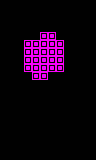

A 2D game scene composited from a Tiled map and its tileset images. What follows is a short description and the map's XML, with each tile layer's data collapsed to a summary:
An orthogonal 12x20 tile map with 8x8 px tiles, 1 tile layer (main) and 1 object (laser).

<map version="1.0" orientation="orthogonal" renderorder="right-down" width="12" height="20" tilewidth="8" tileheight="8" nextobjectid="77">
 <properties>
  <property name="type" value="open" />
 </properties>
 <tileset firstgid="1" name="tiles" tilewidth="8" tileheight="8" tilecount="24" columns="6">
  <image source="../../../images/tiles.png" width="48" height="32" />
  <tile id="1">
   <properties>
    <property name="type" value="open" />
   </properties>
  </tile>
 </tileset>
 <layer name="main" width="12" height="20">
  <data>[240 cells, 24 non-empty, 1 distinct tile ids]</data>
 </layer>
 <objectgroup name="objects" />
 <objectgroup name="hazards">
  <object id="73" type="laser" gid="4" x="48" y="80" width="8" height="8" />
 </objectgroup>
 <objectgroup name="enemies" />
</map>
